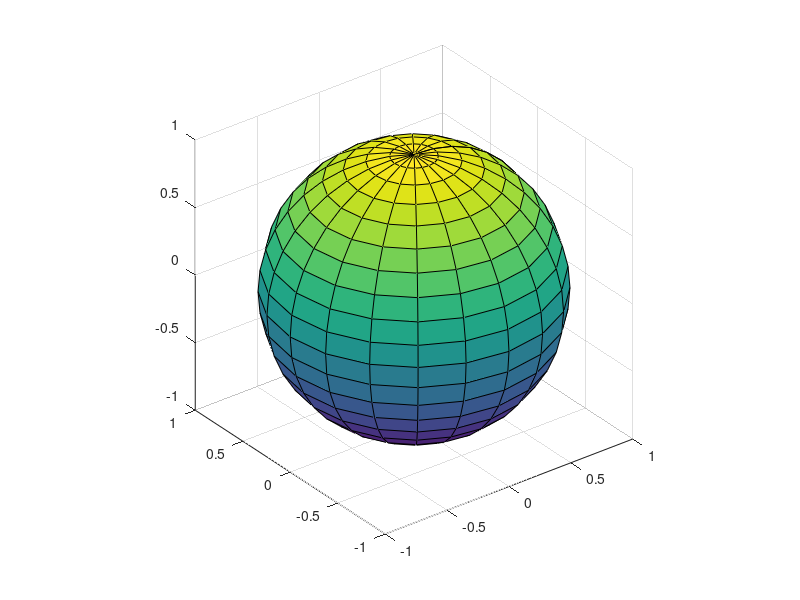
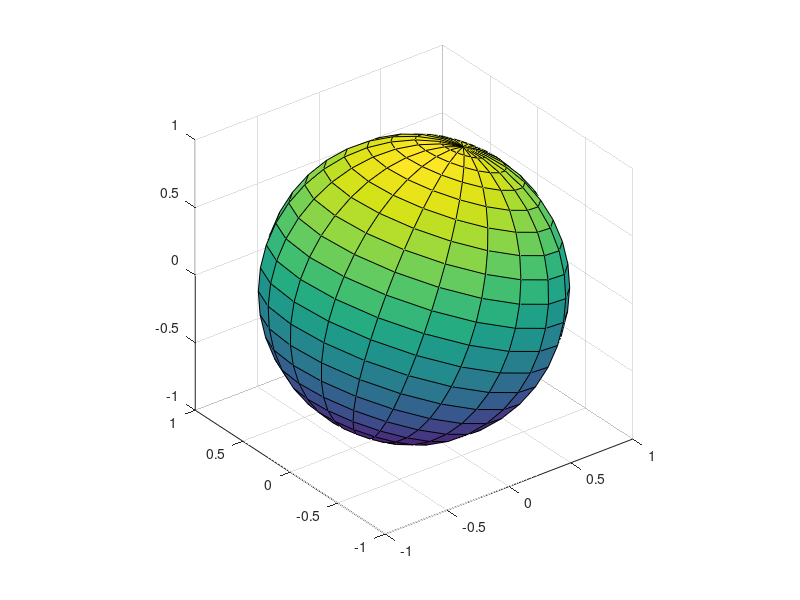

Write MATLAB code to recreate these figures, in order. (Note: this script raises an error after producing the figures.)
%% Introduktion
%Vi starter med at fjerne alle variabler der måtte være i vores workspace.
clc;clear;
%I denne Matlab-fil skal vi lave en animation af jordens rotation omkring
%sig selv. Vi modellerer Jorden som en kugle med radius 1 og med centrum i
%Origo. Vi kan nemt lave denne model vha. følgende kommando:
[X,Y,Z]=sphere;
%Bemærk at X, Y og Z er matricer således at (X(i,j),Y(i,j),Z(i,j)) er et
%punkt på kuglen. Til senere udregninger skal vi bruge dimensionerne af
%matricerne
[m,n]=size(X);
%Det er også mere bekvemt at arbejde med en matrix hvor søjlerne i matricen
%er punkter på kuglen:
A=[X(:)';Y(:)';Z(:)'];
%På denne måde kan man givet en 3x3 rotationsmatrix R roterere alle
%punkterne på kuglen på en gang ved at udregne R*A. Man kan efterfølgende
%transformere rækkerne i A tilbage til passende matricer med kommandoerne
%    X=reshape(A(1,:),[m,n]); 
%    Y=reshape(A(2,:),[m,n]); 
%    Z=reshape(A(3,:),[m,n]); 
%Man kan plotte kuglen med kommandoen
figure
surf(X,Y,Z);
axis equal
%% Opgave (i)
%I denne opgave skal vi roterere kuglen så den får den korrekte hældning.
%Husk at vi antager at nordpolen er placeret i punktet (0,0,1). Med denne
%antagelse giver plottet af X, Y og Z passende linjer for længde og
%breddegrader.

%Bestem først rotationsvinklen i radianer
theta=23.4*pi/180;
%Bestem Efterfølgende rotationsmatricen R der roterer med en vinkel theta
%omkring y-aksen
R=[cos(theta), 0, sin(theta); 0, 1 0; -sin(theta), 0, cos(theta)];
%Roter punkterne på kuglen
A=R*A;
%Omtransformer til matricer og plot resultatet:
X=reshape(A(1,:),[m,n]); 
Y=reshape(A(2,:),[m,n]); 
Z=reshape(A(3,:),[m,n]); 
figure;
surf(X,Y,Z);
axis equal

%% Opgave (ii)
%Vi skal i denne opgave bestemme en enhedsvektor der er parallel med linjen
%gennem nord og sydpolen. 
v=R*[0;0;1];

%% Opgave (iii)
%Vi skal i denne opgave lave en animation af Jordens rotation om sin egen
%akse. Dette gøres vha. Matlabs VideoWriter funktion. Vi skal sådan set
%bare tegne de frames der skal indgå i animationen så klarer Matlab resten.

%VI ønsker 60 fps og 3 sekunders video
fps=60;
seconds=3;
%Derfor får vi det totale antal frames
n_frames=fps*3;
%Vi laver nu figuren vi skal plotte i
h = figure;
h.Visible= 'off'; 
set(h, 'Position',  [100, 100,600, 800])
axis equal
axis([-2 2 -2 2 -2 2 ])
view(0,45)
ax=gca();
set(ax,'XColor', 'none','YColor','none')

%Bemærk at der ikke er grund til at se hvert plot så vi gør figuren usynlig
%Vi laver nu et videoobjekt
video = VideoWriter('rotation.mp4','MPEG-4');
video.Quality=100;
video.FrameRate=fps;
open(video);
%Nedenstående loop laver de frames der skal indgå i animationen.
for k =1:n_frames
    %Vi ønsker en enkelt rotation så vi sætter vinklen vi roterer jorden
    %med i frame k til at være
    theta=k*2*pi/n_frames;
    %Udregn s og lambda for den kvatanion som vi skal bruge for at rotere
    %med en vinkel theta omkring v
    s=cos(theta/2);
    lambda=sin(theta/2);
    %Brug funktionerne left_multiplication og right_multiplication til at
    %definere passende matricer til at udregne rotationen qpq^(-1) hvor
    %q=[s,lambda*v]
    L=left_multiplication(s,lambda*v);
    R=right_multiplication(s,-lambda*v);
    %Vi omdanner nu vektorerne i A til kvatanioner ved at sætte deres
    %skalardel lig 0.
    Q=[zeros(1,n*m);A];
    Q
    %Vi udregner rotationen omkring v vha. kvatanioner
    Q=L*R*Q;
    %Vi omdanner vores roterede kvatanioner til vektorer. Bemærk at vi
    %smider skalardelen væk, da den blot er 0.
    X=reshape(Q(2,:),[m,n]); 
    Y=reshape(Q(3,:),[m,n]); 
    Z=reshape(Q(4,:),[m,n]); 
    %Vi plotter den roterede kugle og sørger for at vores plot bliver en
    %frame i videoen. Bemærk at det er hurtigere i Matlab at plotte kuglen
    %første gang og efterfølgende bare opdatere plottets indhold.
    if k==1
        w=surf(ax,X,Y,Z);
    else
        set(w,'XData',X)
        set(w,'YData',Y)
        set(w,'ZData',Z)
    end
    hold on
    %Vi plotter rotationsaksen
    plot3(ax,[-2*v(1),2*v(1)],[-2*v(2),2*v(2)],[-2*v(3),2*v(3)],'b')
    axis equal
    axis([-2 2 -2 2 -2 2 ])
    drawnow();
    %Vi skriver den frame vi lige har plottet til vores video.
    writeVideo(video,getframe(ax));
end
%Vi afslutter vores video.
close(video)

%% Hjælpefunktioner 

function L = left_multiplication(s,v)
%Funktion der udregner matricen for venstre multiplikation med kvatanionen
%[s,v]
L=[
    s,-v(1),-v(2),-v(3);
    v(1),s,-v(3),v(2);
    v(2),v(3),s,-v(1);
    v(3),-v(2),v(1),s
    ];
end

function R = right_multiplication(s,v)
%Funktion der udregner matricen for højre multiplikation med kvatanionen
%[s,v]
R=[s,-v(1),-v(2),-v(3);
v(1),s,v(3),-v(2);
v(2),-v(3),s,v(1);
v(3),v(2),-v(1),s];
end
